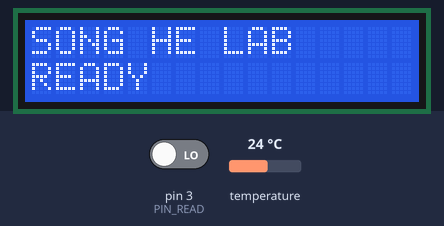
The sketch below on a simulated Arduino Uno, built with avr-gcc and run on an emulated ATmega328P. On the bench: 16×2 character LCD. The inputs (shaded band) are chosen by the test bench; at power-on: temperature 24 °C, pin 3 (PIN_READ) LOW.

Above: at 1.2 s.
1.3 s: temperature set to 12 °C
At 5.4 s:
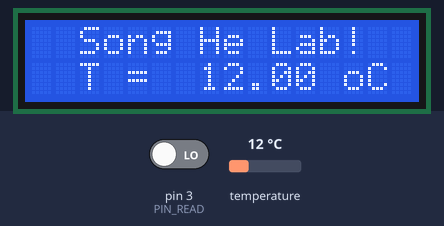
Timing chart, 0 to 6.9 s (numbered marks = the images above; inputs shaded):
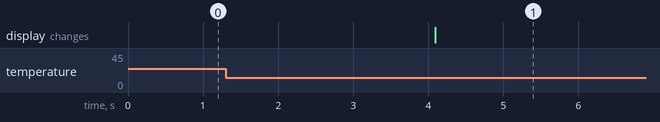

The sketch:

master.ino
```cpp
#include <Arduino.h>

// Nguyen Hai Duong
// Nov 23 2016

// Tree system : Master <---> Bridge <---> Root
// Master : arduino
// Bridge : module wifi esp 8266
// Root : raspberry Pi / computer
// This code for the master
// The master will receive request from Root (via Bridge) and send value of temperature of fish tank to Root.
// In addition, its will automatic read temperature after each 30 minutes.

#include <LiquidCrystal.h>
#include <OneWire.h>

LiquidCrystal lcd(8, 9, 4, 5, 6, 7);      // select the pins used on the LCD panel
OneWire  ds(12);                          // on pin 12 (a 4.7K resistor is necessary)

#define SET_DEVICE "{\"set\":{\"temptTank\":{\"tempt1\": 1},\"DO\":{\"DO1\":1},\"amoniac\":{\"amoniac1\":1}}}"
#define BG_DATA "{\"data\":{"
#define ED_DATA "}}"
#define NOT_REAL -100 // the value will not never exist
// #define LED 13        // show to user by led (has not used)
#define PIN_READY 2   // When module Wifi had connected successful, The module wifi will pull this pin to be HIGH
#define PIN_READ 3    // it was used when user wanna read temperature. (ex: press button)
const char *command[] = {"set", "data"};
volatile int count=0;
volatile int temptSave = 0;
inline void SetTimer();   // set up timer for caculate tempt. The value of Timer was set on ISR function
float CalculateTempt();  // Calculate temperature from sensor
String JsonTempt();       // Create a string json with temperature. this string will be send to root
void ReadAndShowTempt();  // Call CalculateTempt() and show tempt to LCD
int GetCommand();       // get command from Root.
bool HandleSetDevice(); // Handle with command[set]. It scan all sensor to list which sensor is exist and send its infor to Root
bool HandleData();  // Handle with command[data]. It read data from sensors and send it to Root
void PrintInfor(String str, String status); // Show infor on LCD
void PrintTemptToLCD(float celsius);  // Show tempt on LCD
bool IsConnectionReady();     // check wherether connection between master and root was successful or not

byte addr[8];

void setup() {
  Serial.begin(115200);
  lcd.begin(16, 2);               // start LCD library
  pinMode(PIN_READY, INPUT);
  pinMode(PIN_READ, INPUT);
  SetTimer();
}

void loop() {

  int index;
  // while(!IsConnectionReady()); // wait until module wifi has connected to root
  // HandleSetDevice();
  PrintInfor("SONG HE LAB", "READY");

  // Show temperature
  ReadAndShowTempt();
  // Waitting request from Root and hande correlative command
  while(1) {

    index = GetCommand();
    if(digitalRead(PIN_READ)) // Read tempt when PIN_READ got HIGH
      ReadAndShowTempt();

    switch(index) {
        case 0 : { // command: set
            // HandleSetDevice(); // Its was created for future functionality
        } break;
        case 1 : { // command: data
            HandleData();
        } break;
        default: break;
    }
  }
}

int GetCommand() {
  // get command from esp8266
  if(Serial.available()) {
    while(Serial.available()) {
      String line = Serial.readString();
      for(int i=0; i<2; i++) { // check command correspond in command array and return index of command
        if(line.equals(command[i]))
          return i;
      }
    }
  }
  return -1;
}

bool HandleSetDevice() {
  Serial.print(SET_DEVICE);
  Serial.flush();
  return true;
}

bool HandleData() {
  String data = JsonTempt();
  if(data.equals("F")) {
    PrintInfor("Calculate tempt ","FAIL");
    PrintTemptToLCD(temptSave);
    return false;
  }

  Serial.print(data);
  Serial.flush();
  PrintInfor("Send to root ","SUCCESS");
  PrintTemptToLCD(temptSave);
  return true;
}

String JsonTempt() {
  String data;
  float tempt = CalculateTempt();
  if(tempt==NOT_REAL) return "F";

  char tmp[6];
  dtostrf(tempt, 1, 2, tmp);
  data.concat(BG_DATA);
  data.concat("\"temptTank\":{\"tempt\":");
  data.concat(tmp);
  data.concat("}");
  data.concat(ED_DATA);
  return data;
}

void ReadAndShowTempt() {
  float tempt = CalculateTempt();
  if(tempt==NOT_REAL || tempt==0) { // the tempperature is really rarely got 0 oC
    PrintInfor("Reading SENSOR", "FAILED");
  }else {
    PrintTemptToLCD(tempt);
    temptSave = tempt;
  }
}

float CalculateTempt() {

  byte data[12];

  if (!ds.search(addr)) {
    ds.reset_search();
  }

  if (OneWire::crc8(addr, 7) != addr[7]) {
    return NOT_REAL; // the value will not never exist
  }

  ds.reset();
  ds.select(addr);
  ds.write(0x44, 1);                // start conversion, with parasite power on at the end

  delay(1000);                      // maybe 750ms is enough, maybe not

  ds.reset();
  ds.select(addr);
  ds.write(0xBE);                   // Read Scratchpad

  for (int i = 0; i < 9; i++) {     // we need 9 bytes
    data[i] = ds.read();
  }

  float celsius = (float)((data[1] << 8) | data[0]) / 16.0;
  return celsius;
}

void PrintTemptToLCD(float celsius) {
  lcd.clear();
  lcd.setCursor(2,0);             // set the LCD cursor   position
  lcd.print("Song He Lab!");      // print a simple message on the LCD
  lcd.setCursor(2,1);             // move cursor to second line "1" and 9 spaces over
  lcd.print("T = ");
  lcd.setCursor(7,1);               // move cursor to second line "1" and 7 spaces over
  lcd.print(celsius);
  lcd.setCursor(13,1);
  lcd.print("oC");
}

void PrintInfor(String str, String status) {
  lcd.clear();
  lcd.setCursor(0,0);             // move cursor to second line "1" and 9 spaces over
  lcd.print(str);
  lcd.setCursor(0,1);
  lcd.print(status);
  delay(3000);
}

bool IsConnectionReady() {
  return (digitalRead(PIN_READY)) ? true : false; // if digitalRead(PIN_READY) is HIGH, It will return true
}

inline void SetTimer() {
  cli();                                  // Turn off global interrupt flag
  /* Reset Timer/Counter1 */
  TCCR1A = 0;
  TCCR1B = 0;
  TIMSK1 = 0;
  /* Setup Timer/Counter1 */
  TCCR1B |= (1 << CS12);                  // prescale = 256
  TCNT1 = 3036;
  TIMSK1 = (1 << TOIE1);                  // Overflow interrupt enable
  sei();                                  // Turn on global interrupt flag. We must do that if wanna use interrupt function
}

ISR (TIMER1_OVF_vect) {
    TCNT1 = 3036;
    count++;
    if(count==1799) { // 1799 seconds. CalculateTempt() will take approximate 1s. so the total time's about 30' minutes
      count=0;
      ReadAndShowTempt();
    }
}
```

Measured:
- after the input at 1.3 s, the display: changes after 2.8 s (image 1)
